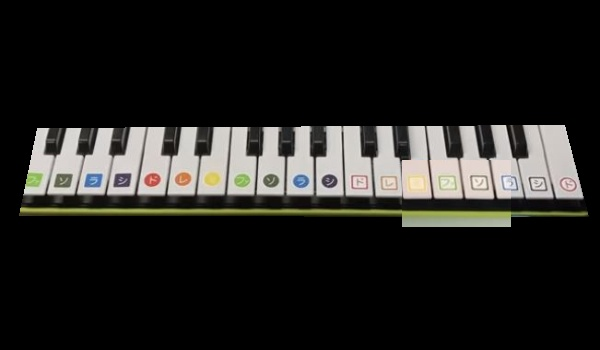
#> input picture 参考用/concat.jpg, 600 x 350 px, found by its file name; the run also reads 1 picture not shown here
$ python RinkakuKensyutu.py
#> lines starting #> are read from the running program, lines starting #| are printed output that depends on the picture; after the words box and inside, x2 and y2 are one past the last pixel; in counts of white or black regions, pixels touching at a corner belong together

import numpy as np
import matplotlib.pyplot as plt
import cv2
import random


def detect_contour(img, out_img, min_size):


    # detect contour
    contours, hierarchy = cv2.findContours(img, cv2.RETR_TREE, cv2.CHAIN_APPROX_SIMPLE)

    contour_num = 0
    crops = []
    # draw contour
    for c in contours:
        #print(cv2.contourArea(c))

        if cv2.contourArea(c) < min_size:
            continue
        contour_num = contour_num + 1

        # rectangle area
        x, y, w, h = cv2.boundingRect(c)
        x, y, w, h = padding_position(x, y, w, h, 5)

        #20区分に分けて乱数値で輪郭の色を設定
        green = (random.uniform(0.0, 20.0) * 12.7)
        blue = (random.uniform(0.0, 20.0) * 12.7)
        red = (random.uniform(0.0, 20.0) * 12.7)

        # draw contour
        cv2.drawContours(img_out, c, -1, (0, 0, 255), 3)  # contour
        cv2.rectangle(img_out, (x, y), (x + w, y + h), (green, blue, red), 3)  #rectangle contour

    print(contour_num)
    return img_out


def padding_position(x, y, w, h, p):
    return x - p, y - p, w + p * 2, h + p * 2

###以降メイン処理###

img = cv2.imread("concat.jpg",1)
#> img is the input picture: shape (350, 600, 3); mean B, G, R 31.9, 34.2, 34.9
gray = cv2.cvtColor(img, cv2.COLOR_BGR2GRAY)
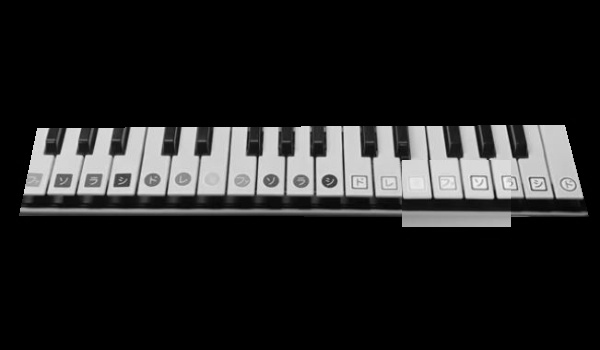
#> gray: shape (350, 600); min 0, max 246, mean 34.1
cv2.imwrite("img_gray.jpg", gray)

gray2 = cv2.bitwise_not(gray)
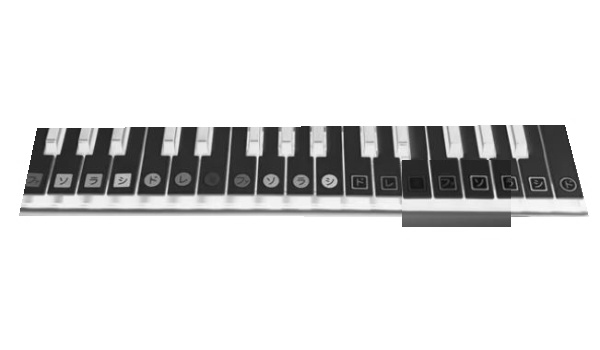
#> gray2: shape (350, 600); min 9, max 255, mean 220.9
cv2.imwrite("img_gray2.jpg", gray2)

# 閾値の設定
threshold = 80

# 二値化(閾値100を超えた画素を255にする。)
ret, gray3 = cv2.threshold(gray2, threshold, 255, cv2.THRESH_BINARY)
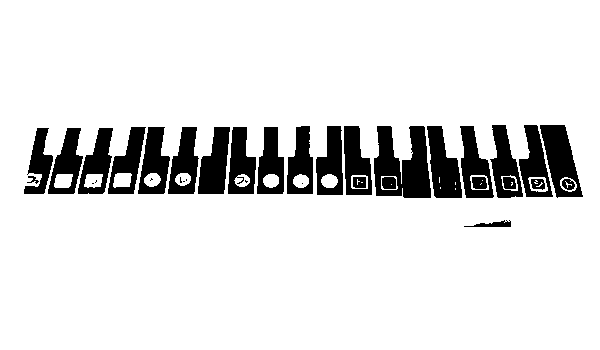
#> gray3: shape (350, 600); 87.8% white; 34 black regions (8 under 20 px), largest, box (x1, y1, x2, y2) and area: (374, 126, 431, 198) 2780, (540, 125, 583, 198) 1691, (427, 126, 462, 198) 1586
#> ret = 80
gray3 = cv2.bitwise_not(gray3)
#> gray3: shape (350, 600); 12.2% white; 34 white regions (8 under 20 px)
cv2.imwrite("img_gray3.jpg", gray3)

img_out = cv2.imread("white.jpg",3)
min_size = 30
# 輪郭検出
image, contours = cv2.findContours(
    gray3, cv2.RETR_LIST, cv2.CHAIN_APPROX_SIMPLE)
#> image = 67 contours, 26 with area under 20; largest, box (x1, y1, x2, y2) and area: (374, 126, 431, 198) 2821, (540, 125, 583, 198) 1787, (427, 126, 462, 198) 1503, (460, 126, 494, 198) 1452, (138, 127, 170, 194) 1390; contours = 67 rows, first 6: [1, -1, -1, -1], [2, 0, -1, -1], [3, 1, -1, -1], [4, 2, -1, -1], [5, 3, -1, -1], [6, 4, -1, -1]

img2 = detect_contour(gray3,img_out,500)
#> in detect_contour, `contours, hierarchy = cv2.findContours(img, cv2.RETR_TREE, cv2.CHAIN_A..`: contours has the same summary as image outside detect_contour
#> the loop in detect_contour, `for c in contours:` made 67 passes
#> (x, y, w, h, green, blue, red) on passes 4, 8, 10, 11, 13, 16, 17, 22, 25, 27, 33, 38: (73, 123, 45, 76, 214.5, 192.5, 106.8), (43, 123, 45, 76, 65.76, 129.9, 102.9), (19, 123, 39, 76, 199.1, 77.04, 121.1), (252, 122, 37, 77, 148.2, 230.7, 128.2), (223, 122, 38, 77, 71.59, 192, 157.1), (193, 122, 42, 77, 63.63, 231.1, 249.6), (163, 122, 41, 77, 205.8, 229.2, 78.78), (133, 122, 42, 77, 185.4, 228.3, 173.7), (103, 122, 48, 77, 119.9, 25.58, 110.3), (455, 121, 44, 82, 155.2, 231.9, 245.5), (422, 121, 45, 82, 121.2, 219.8, 66.17), (369, 121, 67, 82, 204.5, 139.4, 3.57)
#> c on passes 2, 6, 7, 19, 20, 30: [[503, 222], [504, 221], [505, 222], [504, 223]], [[92, 183], [93, 183]], [[96, 180], [96, 181], [95, 182], [96, 181]], [[183, 181], [184, 181]], [[186, 179], [186, 180]], [[479, 184], [480, 183], [481, 184], [480, 185]]
#> after the loop in detect_contour, `for c in contours:`:
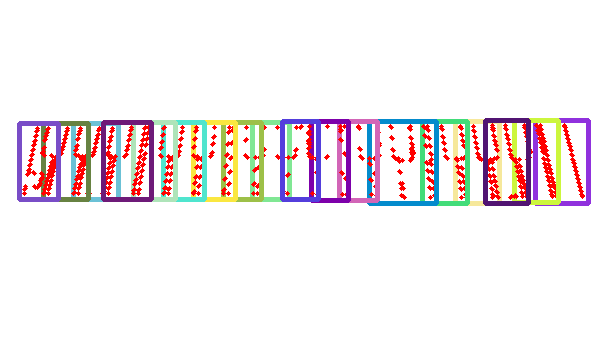
#> img_out: shape (350, 600, 3); mean B, G, R 238.1, 236.8, 244.1
#> after the loop in detect_contour, `for c in contours:`: contour_num = 18
#| 18

cv2.imwrite("img_contour.jpg", img2)
